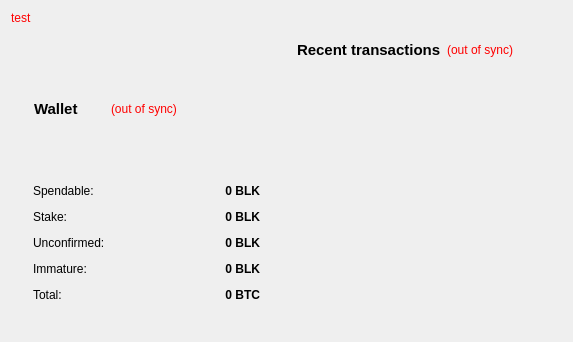
<?xml version="1.0" encoding="UTF-8"?>
<ui version="4.0">
 <class>OverviewPage</class>
 <widget class="QWidget" name="OverviewPage">
  <property name="geometry">
   <rect>
    <x>0</x>
    <y>0</y>
    <width>573</width>
    <height>342</height>
   </rect>
  </property>
  <property name="windowTitle">
   <string>Form</string>
  </property>
  <property name="autoFillBackground">
   <bool>false</bool>
  </property>
  <property name="styleSheet">
   <string notr="true"/>
  </property>
  <layout class="QVBoxLayout" name="topLayout">
   <item>
    <widget class="QLabel" name="labelAlerts">
     <property name="visible">
      <bool>false</bool>
     </property>
     <property name="styleSheet">
      <string notr="true">QLabel{
	color: rgb(255,0,0);
	background-color: none;
}</string>
     </property>
     <property name="text">
      <string>&lt;html&gt;&lt;head/&gt;&lt;body&gt;&lt;p&gt;test&lt;/p&gt;&lt;/body&gt;&lt;/html&gt;</string>
     </property>
     <property name="wordWrap">
      <bool>true</bool>
     </property>
     <property name="margin">
      <number>3</number>
     </property>
    </widget>
   </item>
   <item>
    <layout class="QHBoxLayout" name="horizontalLayout" stretch="1,1">
     <item>
      <layout class="QVBoxLayout" name="verticalLayout_2">
       <item>
        <widget class="QWidget" name="summary" native="true">
         <property name="sizePolicy">
          <sizepolicy hsizetype="MinimumExpanding" vsizetype="MinimumExpanding">
           <horstretch>0</horstretch>
           <verstretch>0</verstretch>
          </sizepolicy>
         </property>
         <property name="minimumSize">
          <size>
           <width>0</width>
           <height>0</height>
          </size>
         </property>
         <property name="maximumSize">
          <size>
           <width>415</width>
           <height>540</height>
          </size>
         </property>
         <property name="styleSheet">
          <string notr="true">.QWidget#summary{
	border-image: url(:/images/dashboard_summary) 0 0 0 0 ;
}
.QWidget .QLabel{
	margin-left: 10px;
	margin-right: 10px;
}</string>
         </property>
         <layout class="QVBoxLayout" name="verticalLayout_4">
          <item>
           <layout class="QHBoxLayout" name="horizontalLayout_4">
            <item>
             <widget class="QLabel" name="label_5">
              <property name="font">
               <font>
                <pointsize>11</pointsize>
                <weight>75</weight>
                <bold>true</bold>
               </font>
              </property>
              <property name="text">
               <string>Wallet</string>
              </property>
             </widget>
            </item>
            <item>
             <widget class="QLabel" name="labelWalletStatus">
              <property name="toolTip">
               <string>The displayed information may be out of date. Your wallet automatically synchronizes with the BlackCoin network after a connection is established, but this process has not completed yet.</string>
              </property>
              <property name="styleSheet">
               <string notr="true">QLabel { color: red; }</string>
              </property>
              <property name="text">
               <string notr="true">(out of sync)</string>
              </property>
              <property name="alignment">
               <set>Qt::AlignLeading|Qt::AlignLeft|Qt::AlignVCenter</set>
              </property>
             </widget>
            </item>
            <item>
             <spacer name="horizontalSpacer_2">
              <property name="orientation">
               <enum>Qt::Horizontal</enum>
              </property>
              <property name="sizeHint" stdset="0">
               <size>
                <width>40</width>
                <height>20</height>
               </size>
              </property>
             </spacer>
            </item>
           </layout>
          </item>
          <item>
           <layout class="QFormLayout" name="formLayout_2">
            <property name="fieldGrowthPolicy">
             <enum>QFormLayout::AllNonFixedFieldsGrow</enum>
            </property>
            <property name="horizontalSpacing">
             <number>12</number>
            </property>
            <property name="verticalSpacing">
             <number>12</number>
            </property>
            <item row="0" column="0">
             <widget class="QLabel" name="label">
              <property name="text">
               <string>Spendable:</string>
              </property>
             </widget>
            </item>
            <item row="0" column="1">
             <widget class="QLabel" name="labelBalance">
              <property name="font">
               <font>
                <weight>75</weight>
                <bold>true</bold>
               </font>
              </property>
              <property name="cursor">
               <cursorShape>IBeamCursor</cursorShape>
              </property>
              <property name="toolTip">
               <string>Your current spendable balance</string>
              </property>
              <property name="text">
               <string notr="true">0 BLK</string>
              </property>
              <property name="alignment">
               <set>Qt::AlignRight|Qt::AlignTrailing|Qt::AlignVCenter</set>
              </property>
              <property name="textInteractionFlags">
               <set>Qt::LinksAccessibleByMouse|Qt::TextSelectableByKeyboard|Qt::TextSelectableByMouse</set>
              </property>
             </widget>
            </item>
            <item row="1" column="0">
             <widget class="QLabel" name="label_6">
              <property name="text">
               <string>Stake:</string>
              </property>
             </widget>
            </item>
            <item row="1" column="1">
             <widget class="QLabel" name="labelStake">
              <property name="font">
               <font>
                <weight>75</weight>
                <bold>true</bold>
               </font>
              </property>
              <property name="cursor">
               <cursorShape>IBeamCursor</cursorShape>
              </property>
              <property name="toolTip">
               <string>Total of coins that was staked, and do not yet count toward the current balance</string>
              </property>
              <property name="text">
               <string notr="true">0 BLK</string>
              </property>
              <property name="alignment">
               <set>Qt::AlignRight|Qt::AlignTrailing|Qt::AlignVCenter</set>
              </property>
              <property name="textInteractionFlags">
               <set>Qt::LinksAccessibleByMouse|Qt::TextSelectableByKeyboard|Qt::TextSelectableByMouse</set>
              </property>
             </widget>
            </item>
            <item row="2" column="0">
             <widget class="QLabel" name="label_3">
              <property name="text">
               <string>Unconfirmed:</string>
              </property>
             </widget>
            </item>
            <item row="2" column="1">
             <widget class="QLabel" name="labelUnconfirmed">
              <property name="font">
               <font>
                <weight>75</weight>
                <bold>true</bold>
               </font>
              </property>
              <property name="cursor">
               <cursorShape>IBeamCursor</cursorShape>
              </property>
              <property name="toolTip">
               <string>Total of transactions that have yet to be confirmed, and do not yet count toward the current balance</string>
              </property>
              <property name="text">
               <string notr="true">0 BLK</string>
              </property>
              <property name="alignment">
               <set>Qt::AlignRight|Qt::AlignTrailing|Qt::AlignVCenter</set>
              </property>
              <property name="textInteractionFlags">
               <set>Qt::LinksAccessibleByMouse|Qt::TextSelectableByKeyboard|Qt::TextSelectableByMouse</set>
              </property>
             </widget>
            </item>
            <item row="3" column="0">
             <widget class="QLabel" name="labelImmatureText">
              <property name="text">
               <string>Immature:</string>
              </property>
             </widget>
            </item>
            <item row="3" column="1">
             <widget class="QLabel" name="labelImmature">
              <property name="font">
               <font>
                <weight>75</weight>
                <bold>true</bold>
               </font>
              </property>
              <property name="toolTip">
               <string>Mined balance that has not yet matured</string>
              </property>
              <property name="text">
               <string notr="true">0 BLK</string>
              </property>
              <property name="alignment">
               <set>Qt::AlignRight|Qt::AlignTrailing|Qt::AlignVCenter</set>
              </property>
              <property name="textInteractionFlags">
               <set>Qt::LinksAccessibleByMouse|Qt::TextSelectableByKeyboard|Qt::TextSelectableByMouse</set>
              </property>
             </widget>
            </item>
            <item row="4" column="0">
             <widget class="QLabel" name="labelTotalText">
              <property name="text">
               <string>Total:</string>
              </property>
             </widget>
            </item>
            <item row="4" column="1">
             <widget class="QLabel" name="labelTotal">
              <property name="font">
               <font>
                <weight>75</weight>
                <bold>true</bold>
               </font>
              </property>
              <property name="cursor">
               <cursorShape>IBeamCursor</cursorShape>
              </property>
              <property name="toolTip">
               <string>Your current total balance</string>
              </property>
              <property name="text">
               <string notr="true">0 BTC</string>
              </property>
              <property name="alignment">
               <set>Qt::AlignRight|Qt::AlignTrailing|Qt::AlignVCenter</set>
              </property>
              <property name="textInteractionFlags">
               <set>Qt::LinksAccessibleByMouse|Qt::TextSelectableByKeyboard|Qt::TextSelectableByMouse</set>
              </property>
             </widget>
            </item>
           </layout>
          </item>
         </layout>
        </widget>
       </item>
      </layout>
     </item>
     <item>
      <layout class="QVBoxLayout" name="verticalLayout_3">
       <item>
        <widget class="QWidget" name="recent_transactions" native="true">
         <property name="sizePolicy">
          <sizepolicy hsizetype="MinimumExpanding" vsizetype="MinimumExpanding">
           <horstretch>0</horstretch>
           <verstretch>0</verstretch>
          </sizepolicy>
         </property>
         <property name="maximumSize">
          <size>
           <width>415</width>
           <height>540</height>
          </size>
         </property>
         <property name="styleSheet">
          <string notr="true">.QWidget {
	border-image: url(:/images/dashboard_recenttransactions) 0 0 0 0 stretch stretch;

}</string>
         </property>
         <layout class="QVBoxLayout" name="verticalLayout">
          <item>
           <layout class="QHBoxLayout" name="horizontalLayout_2">
            <item>
             <widget class="QLabel" name="label_4">
              <property name="font">
               <font>
                <pointsize>11</pointsize>
                <weight>75</weight>
                <bold>true</bold>
               </font>
              </property>
              <property name="text">
               <string>&lt;b&gt;Recent transactions&lt;/b&gt;</string>
              </property>
             </widget>
            </item>
            <item>
             <widget class="QLabel" name="labelTransactionsStatus">
              <property name="toolTip">
               <string>The displayed information may be out of date. Your wallet automatically synchronizes with the BlackCoin network after a connection is established, but this process has not completed yet.</string>
              </property>
              <property name="styleSheet">
               <string notr="true">QLabel { color: red; }</string>
              </property>
              <property name="text">
               <string notr="true">(out of sync)</string>
              </property>
              <property name="alignment">
               <set>Qt::AlignRight|Qt::AlignTrailing|Qt::AlignVCenter</set>
              </property>
             </widget>
            </item>
            <item>
             <spacer name="horizontalSpacer">
              <property name="orientation">
               <enum>Qt::Horizontal</enum>
              </property>
              <property name="sizeHint" stdset="0">
               <size>
                <width>40</width>
                <height>20</height>
               </size>
              </property>
             </spacer>
            </item>
           </layout>
          </item>
          <item>
           <widget class="QListView" name="listTransactions">
            <property name="styleSheet">
             <string notr="true">QListView { background: transparent; }</string>
            </property>
            <property name="frameShape">
             <enum>QFrame::NoFrame</enum>
            </property>
            <property name="verticalScrollBarPolicy">
             <enum>Qt::ScrollBarAlwaysOff</enum>
            </property>
            <property name="horizontalScrollBarPolicy">
             <enum>Qt::ScrollBarAlwaysOff</enum>
            </property>
            <property name="selectionMode">
             <enum>QAbstractItemView::NoSelection</enum>
            </property>
            <property name="flow">
             <enum>QListView::LeftToRight</enum>
            </property>
           </widget>
          </item>
         </layout>
        </widget>
       </item>
      </layout>
     </item>
    </layout>
   </item>
  </layout>
 </widget>
 <resources/>
 <connections/>
</ui>
